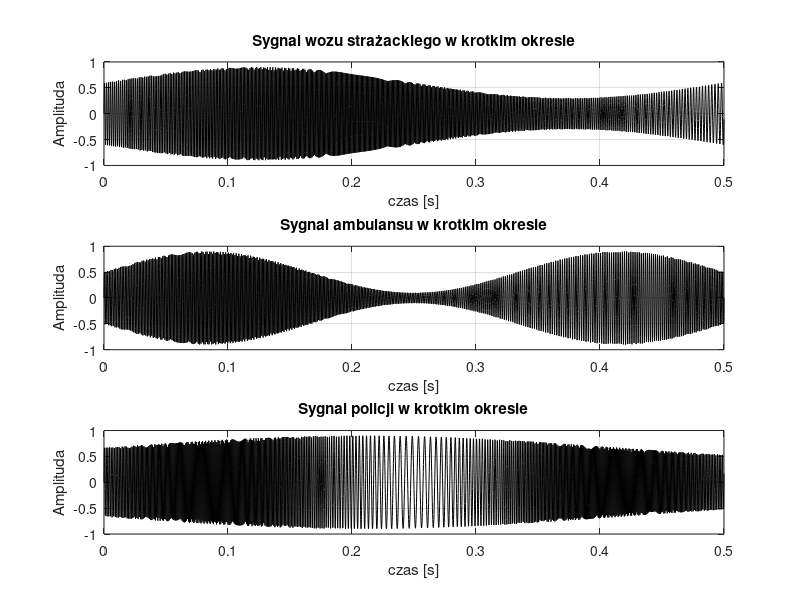

Write MATLAB code to recreate this figure.
clear all; close all;
% --- ustawienia ogólne ---
fpr = 8000;            
Nx = 5 * fpr;          
dt = 1 / fpr;
t = (0:Nx-1) * dt;
N_krotkie = 4000;
t_krotkie = (0:N_krotkie)*dt;
function x = make_amfm(t,f0,kA,fA,kF,fF,A)
    mA = sin(2*pi*fA*t);          
    mF = sin(2*pi*fF*t);           
    A_t = A .* (1 + kA .* mA);      
    Phi = 2*pi*f0.*t + 2*pi*kF.*cumtrapz(t,mF); 
    x = A_t .* sin(Phi);
end


% 1) Wóz strażacki: 
f0_fire   = 600;   
kA_fire   = 0.5;   
fA_fire   = 2.0;   
kF_fire   = 400;   
fF_fire   = 1.2;   
A_base    = 1.0;

% 2) Karetka: 
f0_ambu   = 750;
kA_ambu   = 0.8;
fA_ambu   = 3.0;   
kF_ambu   = 200;
fF_ambu   = 2.0;

% 3) Policja: 
f0_pol    = 700;
kA_pol    = 0.35;
fA_pol    = 1.2;
kF_pol    = 500;   
fF_pol    = 3.0;   

% --- generacja sygnałów ---
x_fire  = make_amfm(t,f0_fire,kA_fire,fA_fire,kF_fire,fF_fire,A_base);
x_ambu  = make_amfm(t,f0_ambu,kA_ambu,fA_ambu,kF_ambu,fF_ambu,A_base);
x_pol   = make_amfm(t,f0_pol,kA_pol,fA_pol,kF_pol,fF_pol,A_base);

% --- normalizacja (zapobiega przesterom) ---
x_fire = 0.9 * x_fire / max(abs(x_fire));
x_ambu = 0.9 * x_ambu / max(abs(x_ambu));
x_pol  = 0.9 * x_pol  / max(abs(x_pol));

% --- złożenie sekwencji: fire -> 1s przerwy -> ambulance -> 1s przerwy -> police ---

display(t_krotkie);
kol = "-k";

figure(1);
subplot(3,1,1);
plot(t_krotkie,x_fire(1:N_krotkie+1),kol); grid; title('Sygnal wozu strażackiego w krotkim okresie'); xlabel('czas [s]'); ylabel('Amplituda');
sound(x_fire,fpr);
pause();

subplot(3,1,2);
plot(t_krotkie,x_ambu(1:N_krotkie+1),kol); grid; title('Sygnal ambulansu w krotkim okresie'); xlabel('czas [s]'); ylabel('Amplituda');
sound(x_ambu,fpr);
pause();

subplot(3,1,3);
plot(t_krotkie,x_pol(1:N_krotkie+1),kol); grid; title('Sygnal policji w krotkim okresie'); xlabel('czas [s]'); ylabel('Amplituda');
sound(x_pol,fpr);
